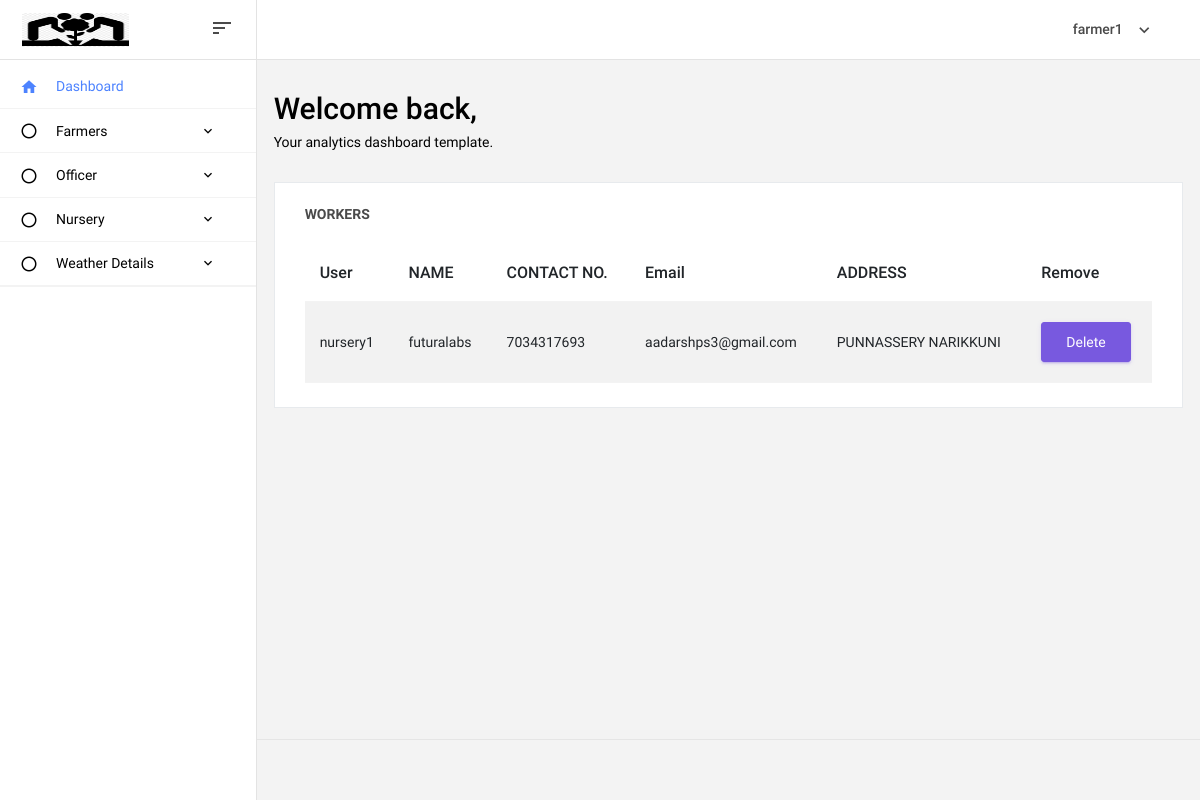
Before: /view_Nursery/ (signed in) with the older database file.
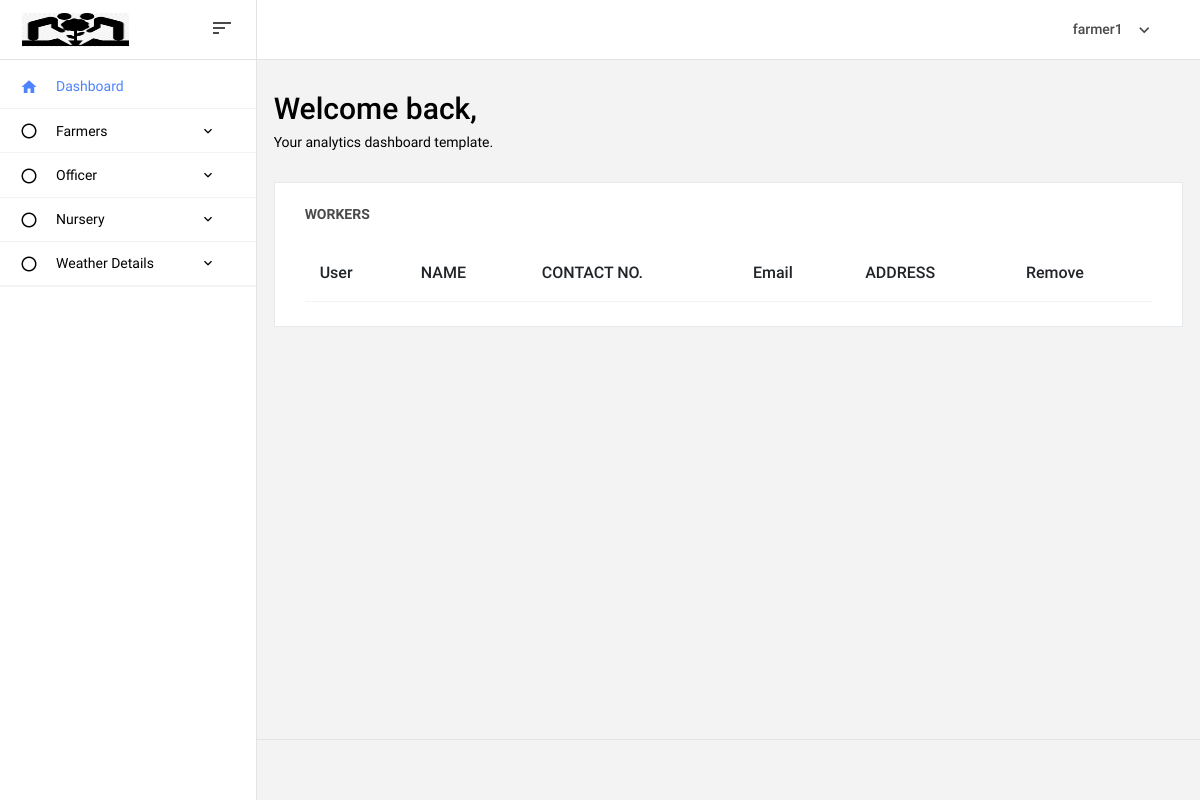
After: the same page with the newer database file.
### homeservice_app/models.py (models this page shows, shortened)
class Nursery(models.Model):
    user = models.OneToOneField(Login, on_delete=models.CASCADE, related_name='worker')
    owner_name = models.CharField(max_length=100)
    nursery_name = models.CharField(max_length=100)
    email = models.EmailField()
    phone_number = models.CharField(max_length=10)
    address = models.TextField(max_length=200)
    nursery_regid = models.TextField(max_length=200)

class Login(AbstractUser):
    is_nursery = models.BooleanField(default=False)
    is_farmer = models.BooleanField(default=False)
    is_officer = models.BooleanField(default=False)

### homeservice_app/adminviews.py (the view)
# urls.py: path('view_Nursery/', adminviews.view_Nursery, name='view_Nursery'),
@login_required(login_url='login_view')
def view_Nursery(request):
    data = Nursery.objects.all()
    return render(request, 'admintemp/workers.html', {'data': data})

### templates/admintemp/workers.html (shortened to what this page needs)
{% extends 'admintemp/admin_home.html' %}
{% load crispy_forms_tags %}
{% block content %}
<div class="col-lg-12 grid-margin stretch-card">
              <div class="card">
                <div class="card-body">
                  <h4 class="card-title">workers</h4>
                  <div class="table-responsive">
                    <table class="table table-striped">
                      <thead>
                        <tr>
                          <th>User</th>
                          <th>NAME</th>
                          <th>CONTACT NO.</th>
                          <th>Email</th>
                          <th>ADDRESS</th>
                          <th>Remove</th>
                        </tr>
                      </thead>
                      <tbody>
                      {% for i in data %}
                        <tr>
                          <td>{{ i.user }}</td>
                          <td>{{ i.nursery_name }}</td>
                          <td>{{ i.phone_number }}</td>
                          <td>{{ i.email }}</td>
                          <td>{{ i.address }}</td>
                          <td>
                            <form action="{% url 'worker_remove' i.id %}" method="post">
                                <button type="submit" class="btn btn-info">Delete</button>
                                </form>
                          </td>
                        </tr>
                      {% endfor %}
                      </tbody>
                    </table>
                  </div>
                </div>
              </div>
            </div>
{% endblock %}

Changed rows visible on the page:
removed Nursery: user "nursery1", nursery_name "futuralabs", phone_number "7034317693", email "aadarshps3@gmail.com", address "PUNNASSERY NARIKKUNI"
